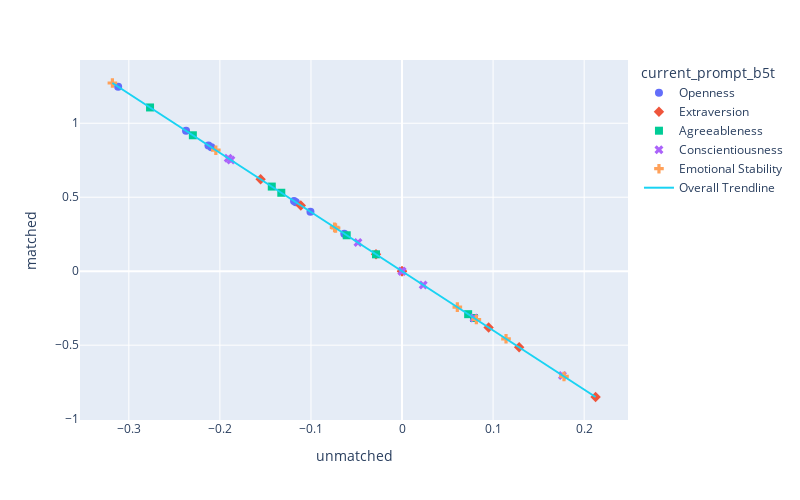

Source (notebook cell):
### Code cell
fig = data_normalized.plot.scatter(x='unmatched', y='matched', symbol='current_prompt_b5t', color='current_prompt_b5t', width=800, height=500, trendline="ols", trendline_scope="overall")
fig.update_traces(marker_size=8)
fig.show()

### Figure 1 — Plotly figure (JSON) as saved in the notebook; plotly's stock layout.template omitted (floating-point values rounded to 4 significant figures)
{"data": [{"hovertemplate": "current_prompt_b5t=Openness<br>unmatched=%{x}<br>matched=%{y}<extra></extra>", "legendgroup": "Openness", "marker": {"color": "#636efa", "size": 8, "symbol": "circle"}, "mode": "markers", "name": "Openness", "orientation": "v", "showlegend": true, "type": "scatter", "x": [-0.1006, -0.2093, -0.2372, -0.06339, -0.1166, -0.2126, -0.1186, -0.3117], "xaxis": "x", "y": [0.4022, 0.8372, 0.9487, 0.2535, 0.4663, 0.8503, 0.4743, 1.247], "yaxis": "y"}, {"hovertemplate": "current_prompt_b5t=Extraversion<br>unmatched=%{x}<br>matched=%{y}<extra></extra>", "legendgroup": "Extraversion", "marker": {"color": "#EF553B", "size": 8, "symbol": "diamond"}, "mode": "markers", "name": "Extraversion", "orientation": "v", "showlegend": true, "type": "scatter", "x": [0, -0.02855, -0.1553, -0.1111, 0.1286, 0, 0.09508, 0.2126], "xaxis": "x", "y": [0, 0.1142, 0.6211, 0.4445, -0.5145, 0, -0.3803, -0.8503], "yaxis": "y"}, {"hovertemplate": "current_prompt_b5t=Agreeableness<br>unmatched=%{x}<br>matched=%{y}<extra></extra>", "legendgroup": "Agreeableness", "marker": {"color": "#00cc96", "size": 8, "symbol": "square"}, "mode": "markers", "name": "Agreeableness", "orientation": "v", "showlegend": true, "type": "scatter", "x": [-0.06073, -0.143, -0.1326, -0.2767, -0.2297, 0.07262, 0.07906, -0.02855], "xaxis": "x", "y": [0.2429, 0.5721, 0.5303, 1.107, 0.9188, -0.2905, -0.3162, 0.1142], "yaxis": "y"}, {"hovertemplate": "current_prompt_b5t=Conscientiousness<br>unmatched=%{x}<br>matched=%{y}<extra></extra>", "legendgroup": "Conscientiousness", "marker": {"color": "#ab63fa", "size": 8, "symbol": "x"}, "mode": "markers", "name": "Conscientiousness", "orientation": "v", "showlegend": true, "type": "scatter", "x": [0.02326, -0.1908, 0.1762, -0.04841, 1.388e-17, 0.07906, -0.1879, 0], "xaxis": "x", "y": [-0.09303, 0.7634, -0.7047, 0.1936, 0, -0.3162, 0.7517, 0], "yaxis": "y"}, {"hovertemplate": "current_prompt_b5t=Emotional Stability<br>unmatched=%{x}<br>matched=%{y}<extra></extra>", "legendgroup": "Emotional Stability", "marker": {"color": "#FFA15A", "size": 8, "symbol": "cross"}, "mode": "markers", "name": "Emotional Stability", "orientation": "v", "showlegend": true, "type": "scatter", "x": [0.1142, 0.08162, -0.07408, -0.07298, -0.318, 0.06073, 0.1779, -0.2045], "xaxis": "x", "y": [-0.4568, -0.3265, 0.2963, 0.2919, 1.272, -0.2429, -0.7115, 0.8178], "yaxis": "y"}, {"hovertemplate": "<b>OLS trendline</b><br>matched = -4 * unmatched + 3.7817e-16<br>R<sup>2</sup>=1.000000<br><br>unmatched=%{x}<br>matched=%{y} <b>(trend)</b><extra></extra>", "legendgroup": "Overall Trendline", "line": {"color": "#19d3f3"}, "marker": {"size": 8}, "mode": "lines", "name": "Overall Trendline", "showlegend": true, "type": "scatter", "x": [-0.318, -0.3117, -0.2767, -0.2372, -0.2297, -0.2126, -0.2093, -0.2045, -0.1908, -0.1879, -0.1553, -0.143, -0.1326, -0.1186, -0.1166, -0.1111, -0.1006, -0.07408, -0.07298, -0.06339, -0.06073, -0.04841, -0.02855, -0.02855, 0, 0, 0, 1.388e-17, 0.02326, 0.06073, 0.07262, 0.07906, 0.07906, 0.08162, 0.09508, 0.1142, 0.1286, 0.1762, 0.1779, 0.2126], "xaxis": "x", "y": [1.272, 1.247, 1.107, 0.9487, 0.9188, 0.8503, 0.8372, 0.8178, 0.7634, 0.7517, 0.6211, 0.5721, 0.5303, 0.4743, 0.4663, 0.4445, 0.4022, 0.2963, 0.2919, 0.2535, 0.2429, 0.1936, 0.1142, 0.1142, 3.782e-16, 3.782e-16, 3.782e-16, 3.227e-16, -0.09303, -0.2429, -0.2905, -0.3162, -0.3162, -0.3265, -0.3803, -0.4568, -0.5145, -0.7047, -0.7115, -0.8503], "yaxis": "y"}], "layout": {"height": 500, "legend": {"title": {"text": "current_prompt_b5t"}, "tracegroupgap": 0}, "margin": {"t": 60}, "width": 800, "xaxis": {"anchor": "y", "domain": [0, 1], "title": {"text": "unmatched"}}, "yaxis": {"anchor": "x", "domain": [0, 1], "title": {"text": "matched"}}}}
